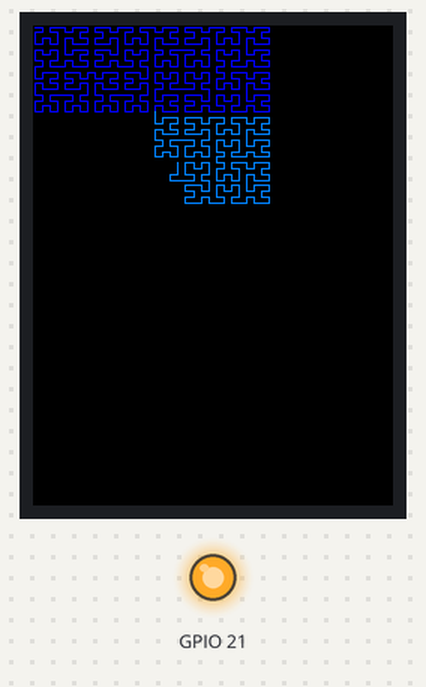
The program below on a simulated ESP32 board running MicroPython. Shown: 240×320 colour display, output pins drawn as LEDs (lit = HIGH). Library files of the repository ran but are not shown: ili9341.py; pins used as bus, display or sensor lines are not drawn; what the program prints to the serial console is not drawn. At 10.2 s the program stops and its outputs stay as they are.

Above: at 1.2 s.
At 2.9 s:
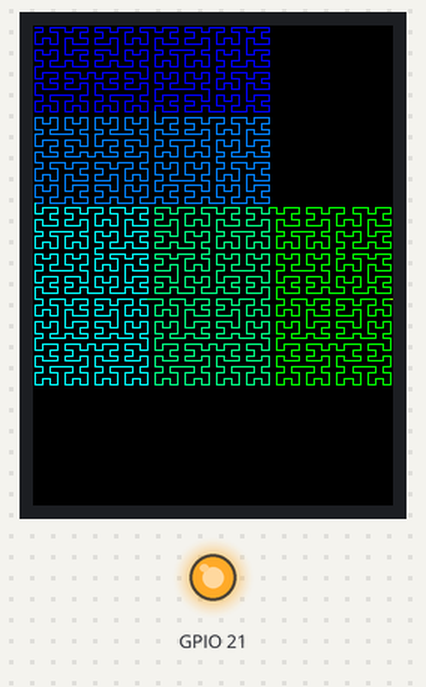
At 4.1 s:
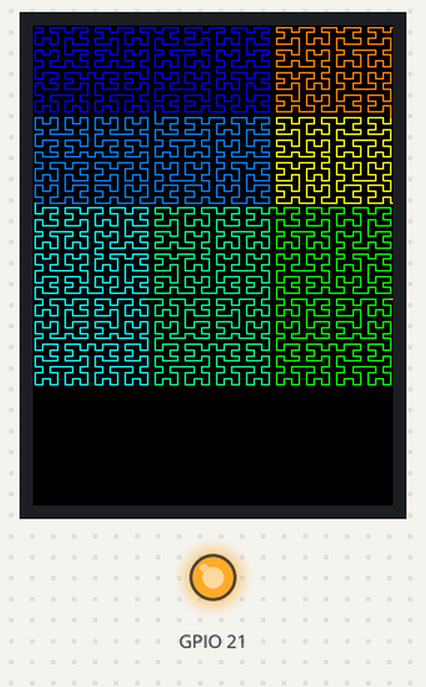
At 7.8 s:
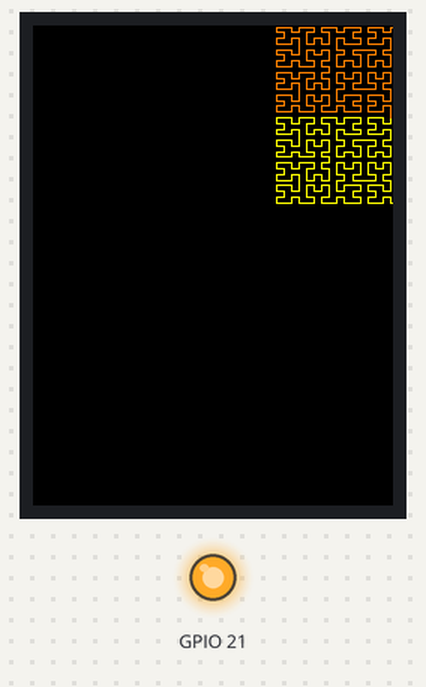
Timing chart, 0 to 11.7 s (numbered marks = the images above):
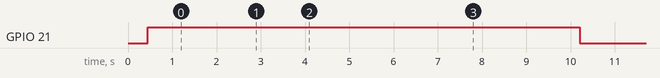

Measured:
- by itself, GPIO 21: LOW → HIGH at 0.45 s, → LOW 9.8 s later
- what the display in image 0 shows lasts 0.7 s, from 1.2 s to 1.9 s
- what the display in image 1 shows lasts 0.7 s, from 2.9 s to 3.6 s
- what the display in image 2 shows lasts 1.3 s, from 4.1 s to 5.4 s

The program:

hilbert.py
````python
# hilbert.py
from machine import Pin, SPI
from ili9341 import Display, color565
import time, gc

spi = SPI(1, baudrate=40000000, sck=Pin(14), mosi=Pin(13))
display = Display(spi, dc=Pin(2), cs=Pin(15), rst=Pin(15),
                  width=320, height=240, rotation=0)
Pin(21, Pin.OUT).on()

W  = 320
H  = 240

SCHWARZ = color565(0, 0, 0)
FARBEN  = [
    color565(0,   0,   255),
    color565(0,   128, 255),
    color565(0,   255, 255),
    color565(0,   255, 128),
    color565(0,   255, 0  ),
    color565(128, 255, 0  ),
    color565(255, 255, 0  ),
    color565(255, 128, 0  ),
]

def hilbert_punkt(i, n):
    """Berechnet einen einzelnen Punkt on-the-fly — kein Array!"""
    x = 0
    y = 0
    s = 1
    t = i
    while s < n:
        rx = 1 if (t & 2) else 0
        ry = 1 if (t & 1) ^ rx else 0
        if ry == 0:
            if rx == 1:
                x = s - 1 - x
                y = s - 1 - y
            x, y = y, x
        x += s * rx
        y += s * ry
        t >>= 2
        s <<= 1
    return x, y

def kurve_zeichnen(ordnung, loeschen=False):
    n      = 2 ** ordnung
    gesamt = n * n

    # Auf volles Display strecken (nicht quadratisch!)
    scale_x = (W - 2) / (n - 1)
    scale_y = (H - 2) / (n - 1)

    # Ersten Punkt berechnen
    x0, y0 = hilbert_punkt(0, n)
    px0 = int(x0 * scale_x) + 1
    py0 = int(y0 * scale_y) + 1

    for i in range(1, gesamt):
        # Nächsten Punkt on-the-fly berechnen
        x1, y1 = hilbert_punkt(i, n)
        px1 = int(x1 * scale_x) + 1
        py1 = int(y1 * scale_y) + 1

        if loeschen:
            farbe = SCHWARZ
        else:
            farbe = FARBEN[(i * len(FARBEN) // gesamt) % len(FARBEN)]

        display.draw_line(px0, py0, px1, py1, farbe)

        px0, py0 = px1, py1

        # Alle 256 Punkte Garbage Collection
        if i % 256 == 0:
            gc.collect()

# ── Ordnung wählen ─────────────────────────────────────────
ORDNUNG = 6   # jetzt kein RAM-Problem mehr!

gc.collect()
print("RAM frei:", gc.mem_free())

for durchlauf in range(1):
    display.clear(SCHWARZ)

    print("Zeichne Ordnung {}...".format(ORDNUNG))
    kurve_zeichnen(ORDNUNG, loeschen=False)
    time.sleep(1)

    print("Lösche...")
    kurve_zeichnen(ORDNUNG, loeschen=True)
    time.sleep(1)

display.clear(SCHWARZ)
Pin(21, Pin.OUT).off()
print("hilbert.py fertig!")
### Was sich geändert hat:
#```
#Vorher:
#───────
#alle 4096 Punkte berechnen → Liste im RAM
#→ reicht nicht für Ordnung 6!
#
#Jetzt:
#──────
#hilbert_punkt(i, n) berechnet
#jeden Punkt einzeln on-the-fly
#→ nur 2 Punkte gleichzeitig im RAM!
#→ Ordnung 6, 7, 8 kein Problem mehr
#
#Seitenverhältnis:
#─────────────────
#Vorher: quadratisch (230×230)
#        → Rand links/rechts
#
#Jetzt:  scale_x und scale_y getrennt
#        → volles Display 320×240
#        → kein Rand mehr!
````
